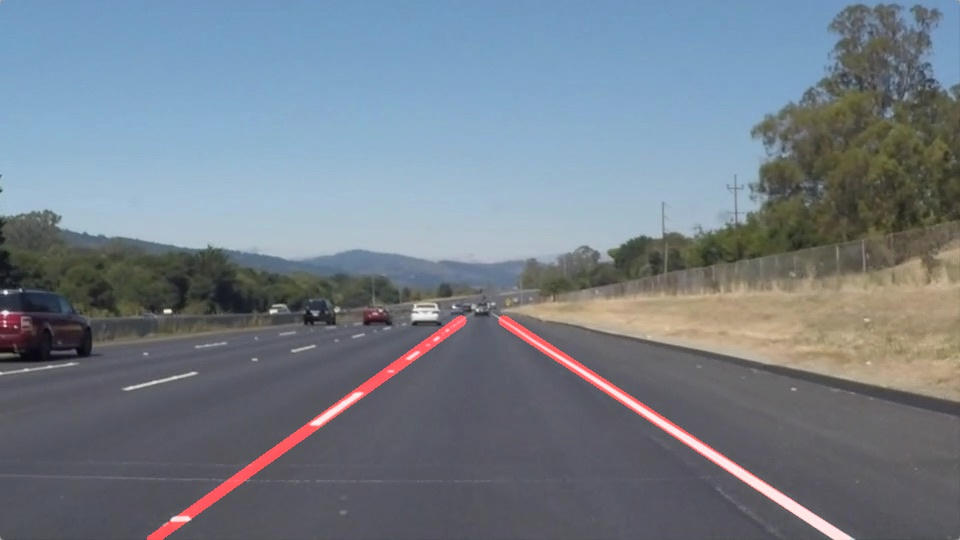
#> input picture test_images/laneLines_thirdPass.jpg, 960 x 540 px; its folder holds only this picture in this run
$ python -i advanced_lane.py   (imports and definitions only)   (older library calls are emulated)
#> lines starting #> are read from the running program, lines starting #| are printed output that depends on the picture
import numpy as np
import cv2
import os
import glob
import matplotlib.pyplot as plt
import matplotlib.image as mpimg


w,h = 1280, 720
x,y = 0.5*w, 0.8*h
src = np.float32([[200./1280*w,720./720*h],
                  [453./1280*w,547./720*h],
                  [835./1280*w,547./720*h],
                  [1100./1280*w,720./720*h]])
dst = np.float32([[(w-x)/2.,h],
                  [(w-x)/2.,0.82*h],
                  [(w+x)/2.,0.82*h],
                  [(w+x)/2.,h]])

# Matrix for warping
M = cv2.getPerspectiveTransform(src, dst)
# Matrix for unwarpin
Minv = cv2.getPerspectiveTransform(dst, src)

# variables for pixel to meter conversion
ym_per_pix = 30/720 # meters per pixel in y dimension
xm_per_pix = 3.7/700 # meters per pixel in x dimension


# [8 lines left out: function plot_bfr_aftr, not called in this run]


def cal_undistort(img):
    return cv2.undistort(img, M, dst, None, M)


# [6 lines left out: function warper, not called in this run]


def scale(sobel):
    """
    Scales the values of a sobel matrix
    :param sobel:
    :return:
    """
    return np.uint8(255 * sobel / np.max(sobel))


def threshold(image,  thresh):
    """
    Thresholds the values of an image
    :param image:
    :param thresh:
    :return:
    """
    binary = np.zeros_like(image)
    binary[(image >= thresh[0]) & (image <= thresh[1])] = 1
    return binary


# [8 lines left out: function abs_sobel_thresh, not called in this run]


def mag_thresh(image, sobel_kernel=3, mag_thresh=(0, 255)):
    # Calculate gradient magnitude
#> called with sobel_kernel = 3, mag_thresh = (0, 255)
    sobelx = cv2.Sobel(image, cv2.CV_64F, 1, 0, ksize=sobel_kernel)
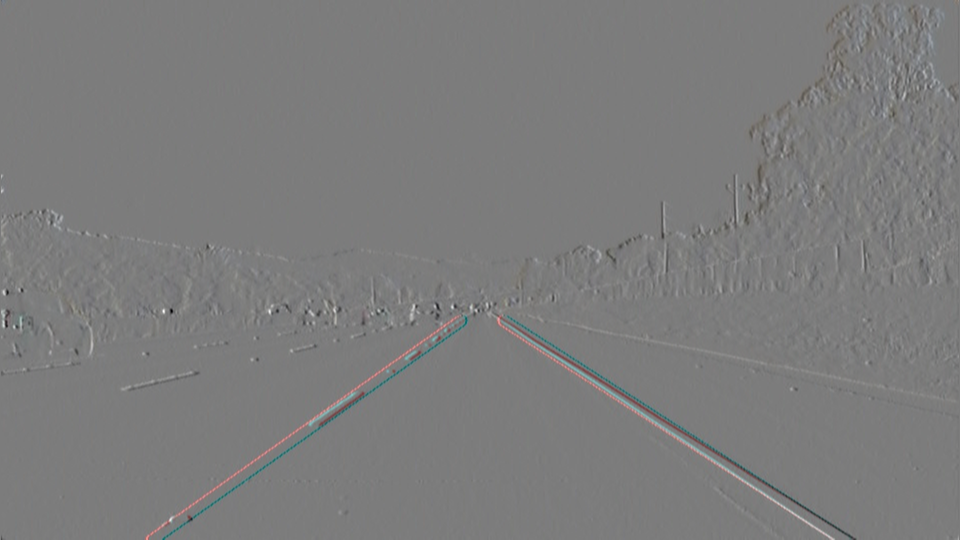
#> sobelx: shape (540, 960, 3) float64; mean R, G, B 0.1, 0, -0.2; drawn with min black and max white
    sobely = cv2.Sobel(image, cv2.CV_64F, 0, 1, ksize=sobel_kernel)
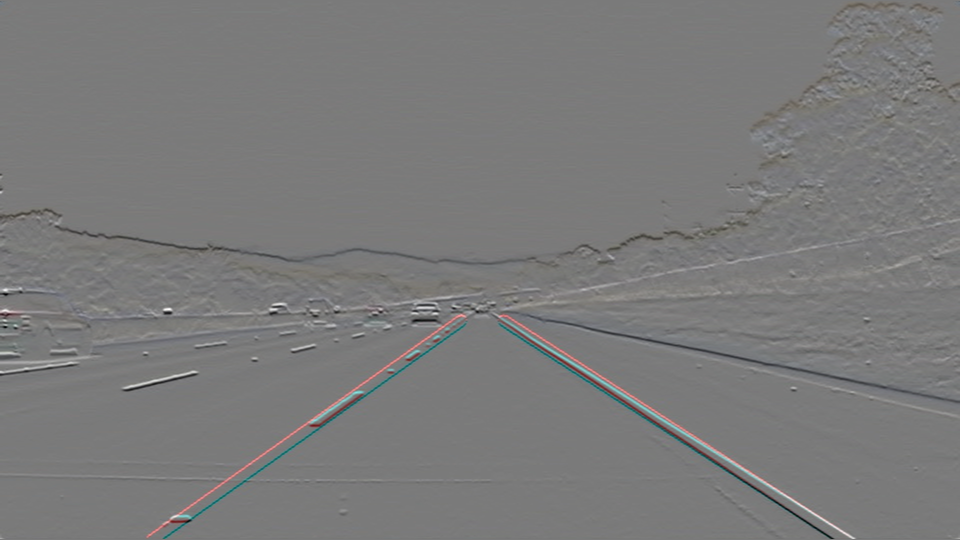
#> sobely: shape (540, 960, 3) float64; mean R, G, B -0.4, -1, -1.5; drawn with min black and max white
    # Calculate the gradient magnitude
    gradmag = np.sqrt(sobelx ** 2 + sobely ** 2)
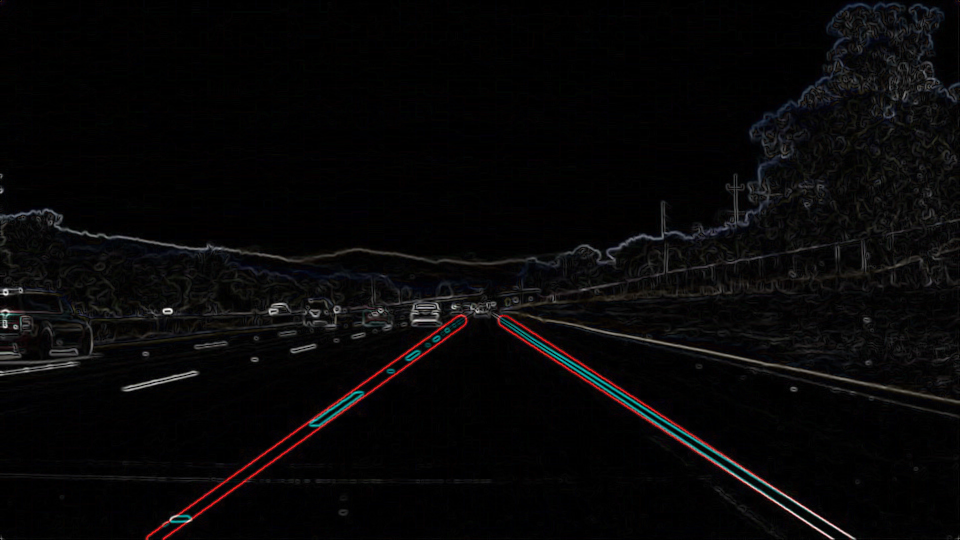
#> gradmag: shape (540, 960, 3) float64; mean R, G, B 20.4, 18.5, 19.5; drawn with min black and max white
    # Rescale and convert to 8 bit
    scaled_mag = scale(gradmag)
    # Apply threshold
    mag_binary = threshold(scaled_mag, mag_thresh)
#> mag_binary: shape (540, 960, 3); every value is 1

    return mag_binary

# [177 lines left out: functions binarize, dir_threshold, track_first_lines, overlay_unwarp, curvature, not called in this run]

>>> import cv2
>>> picture = cv2.cvtColor(cv2.imread('../test_images/laneLines_thirdPass.jpg'), cv2.COLOR_BGR2RGB)
>>> result = mag_thresh(picture)

$ run again, on test_images/solidWhiteCurve.jpg
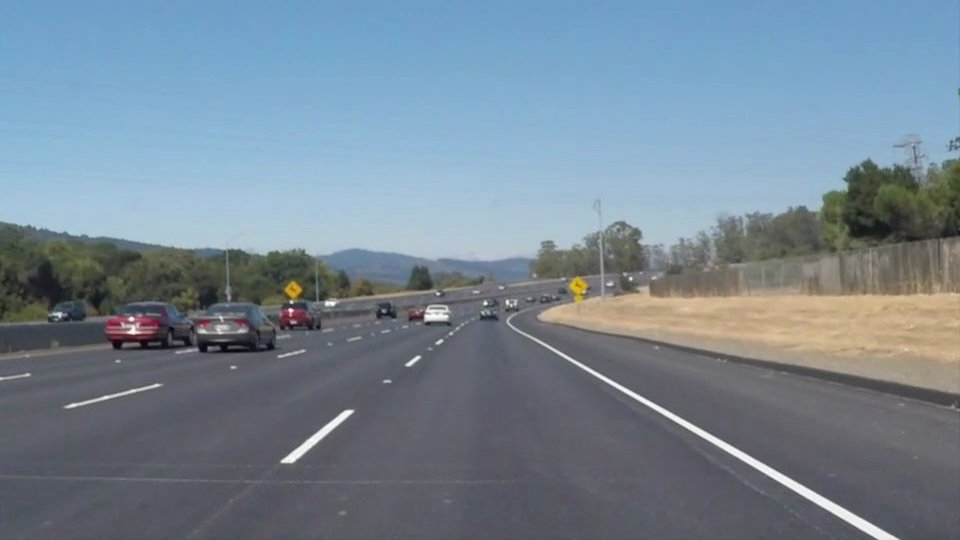
#> input picture test_images/solidWhiteCurve.jpg, 960 x 540 px
#> in mag_thresh, `sobely = cv2.Sobel(image, cv2.CV_64F, 0, 1, ksize=sobel_kernel)`:
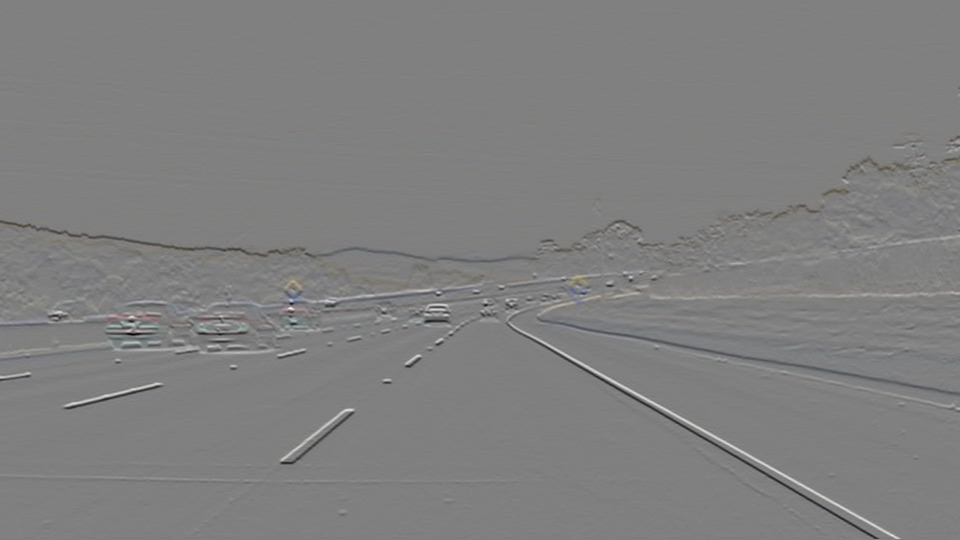
#> sobely: shape (540, 960, 3) float64; mean R, G, B -0.3, -1, -1.5; drawn with min black and max white
#> in mag_thresh, `gradmag = np.sqrt(sobelx ** 2 + sobely ** 2)`:
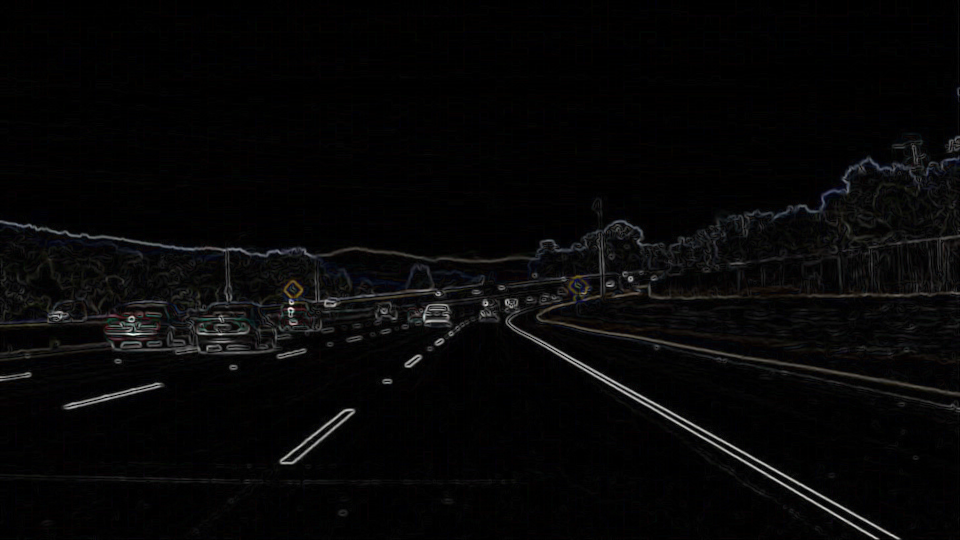
#> gradmag: shape (540, 960, 3) float64; mean R, G, B 19.1, 18.5, 19.1; drawn with min black and max white
#> mag_binary: shape (540, 960, 3); every value is 1

$ run again, on test_images/solidYellowCurve.jpg
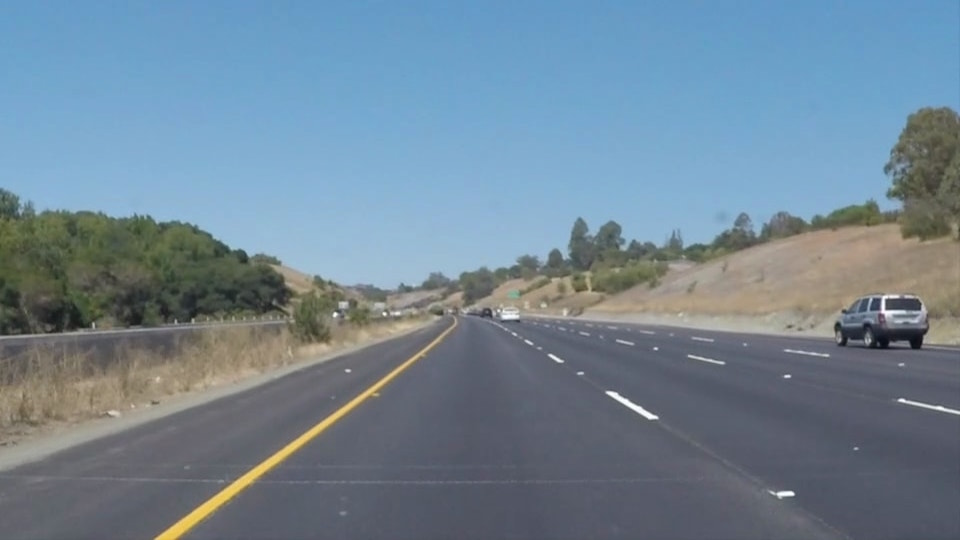
#> input picture test_images/solidYellowCurve.jpg, 960 x 540 px
#> in mag_thresh, `sobely = cv2.Sobel(image, cv2.CV_64F, 0, 1, ksize=sobel_kernel)`:
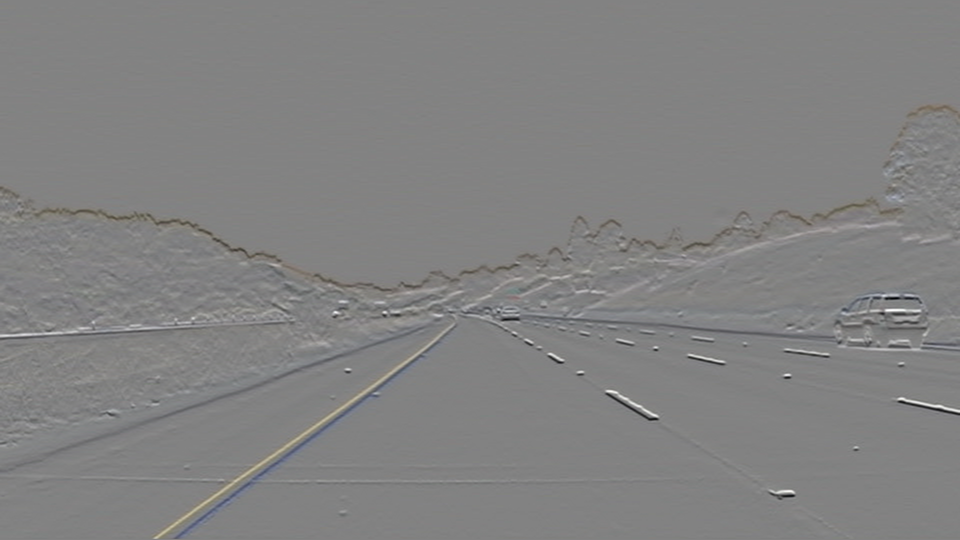
#> sobely: shape (540, 960, 3) float64; mean R, G, B -0.2, -0.9, -1.5; drawn with min black and max white
#> in mag_thresh, `gradmag = np.sqrt(sobelx ** 2 + sobely ** 2)`:
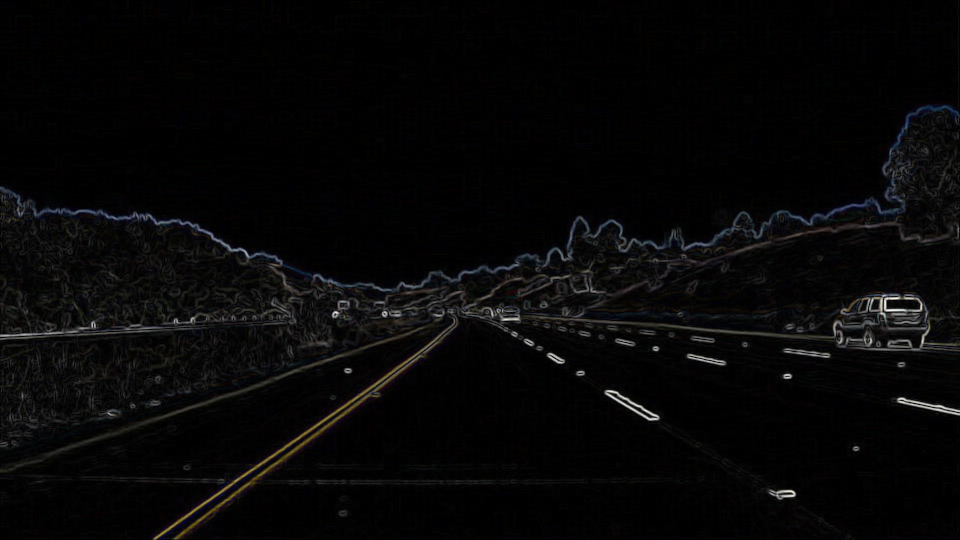
#> gradmag: shape (540, 960, 3) float64; mean R, G, B 17.9, 17.1, 17.7; drawn with min black and max white
#> mag_binary: shape (540, 960, 3); every value is 1
